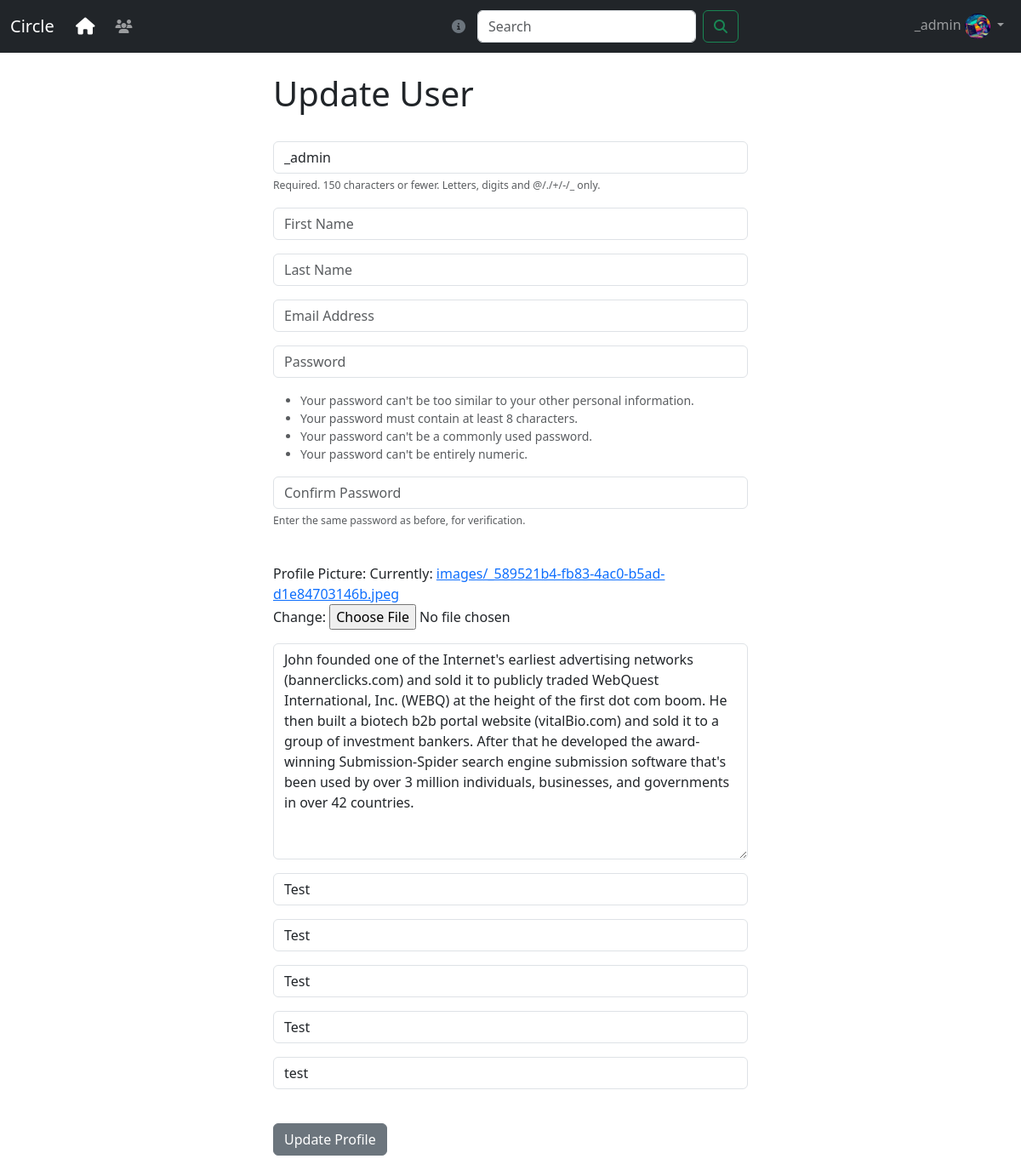
/update_user/ (signed in), run on the app's committed database.
### circle/models.py (models this page shows, shortened)
class Profile(models.Model):
    user = models.OneToOneField( User, on_delete=models.CASCADE)
    follows = models.ManyToManyField("self",
        related_name="followed_by",
        symmetrical=False,
        blank=True)
    date_modified = models.DateTimeField(User, auto_now=True)
    profile_image = models.ImageField(null=True,blank=True, upload_to="images/")
    profile_bio = models.CharField(null=True, blank=True, max_length=500)
    hompage_link = models.CharField(null=True, blank=True, max_length=250)
    facebook_link = models.CharField(null=True, blank=True, max_length=250)
    instagram_link = models.CharField(null=True, blank=True, max_length=250)
    linkedin_link = models.CharField(null=True, blank=True, max_length=250)
    github_link =models.CharField(null=True, blank=True, max_length=250)

### circle/views.py (the view)
# urls.py: path('update_user/', views.update_user, name='update_user'),
def update_user(request):
	if request.user.is_authenticated:
		current_user = User.objects.get(id=request.user.id)
		profile_user = Profile.objects.get(user__id=request.user.id)
		user_form = SignUpForm(request.POST or None, request.FILES or None, instance=current_user)
		profile_form = ProfilePicForm(request.POST or None, request.FILES or None, instance=profile_user)
		if user_form.is_valid() and profile_form.is_valid():
			user_form.save()
			profile_form.save()
			login(request, current_user)
			messages.success(request, ("Your Profile Has Been Updated!"))
			return redirect('home')
		return render(request, "update_user.html", {'user_form':user_form, 'profile_form':profile_form})
	else:
		messages.success(request, ("You Must Be Logged In To View That Page..."))
		return redirect('home')

### circle/forms.py
class ProfilePicForm(forms.ModelForm):
    profile_image = forms.ImageField(label="Profile Picture")
    profile_bio = forms.CharField(label="", widget=forms.Textarea(attrs={'class':'form-control', 'placeholder':'Profile Bio'}))
    hompage_link = forms.CharField(label="", widget=forms.TextInput(attrs={'class':'form-control', 'placeholder':'Website Link'}))
    facebook_link = forms.CharField(label="", widget=forms.TextInput(attrs={'class':'form-control', 'placeholder':'Facebook Link'}))
    instagram_link = forms.CharField(label="", widget=forms.TextInput(attrs={'class':'form-control', 'placeholder':'Instagram Link'}))
    linkedin_link = forms.CharField(label="", widget=forms.TextInput(attrs={'class':'form-control', 'placeholder':'Linkedin Link'}))
    github_link = forms.CharField(label="", widget=forms.TextInput(attrs={'class':'form-control', 'placeholder':'Github Link'}))
    class Meta:
        model = Profile
        fields = ('profile_image', 'profile_bio', 'hompage_link', 'facebook_link', 'instagram_link','linkedin_link','github_link',)

### circle/templates/update_user.html (shortened to what this page needs)
{% extends 'base.html' %}
{% block content %}
<div class="col-md-6 offset-md-3">
<h1>Update User</h1>
<br/>
<form method="POST" action="" enctype="multipart/form-data">
	{{ user_form.as_p }}
	<br/>
	{{ profile_form.as_p }}
	<br/>
  	<button type="submit" class="btn btn-secondary">Update Profile</button>
</form>
<br/>
</div>
{% endblock %}

### circle/templates/navbar.html (shortened to what this page needs)
{% load static %}
<nav class="navbar navbar-expand-lg navbar-dark bg-dark">
    <div class="container-fluid">
        <a class="navbar-brand" href="{% url 'home' %}">Circle <i class="fa-solid fa-house" style="color: white; margin-left: 20px;"></i></a>
        <div class="collapse navbar-collapse show" id="navbarSupportedContent">
            <ul class="navbar-nav me-auto mb-2 mb-lg-0">
                <li class="nav-item">
                    <a class="nav-link" href="{% url 'profile_list' %}"><i class="fa-solid fa-users"></i></a>
                </li>
            </ul>
            <form method="POST" action="{% url 'search' %}" class="d-flex mx-auto position-relative" style="max-width: 400px;">
                <i id="popover-icon" class="fa-solid fa-circle-info text-secondary position-absolute" style="cursor: pointer; left: -30px; top: 50%; transform: translateY(-50%);"></i>
                <input class="form-control me-2" type="search" placeholder="Search" aria-label="Search" name="search">
                <button class="btn btn-outline-success" type="submit"><i class="fa-solid fa-magnifying-glass"></i></button>
            </form>
            {% if user.is_authenticated %}
            <ul class="navbar-nav ml-auto">
                <li class="nav-item dropdown">
                    <a class="nav-link dropdown-toggle" href="#" role="button" data-bs-toggle="dropdown" aria-expanded="false">
                        {{ user.username }}
                        {% if user.profile.profile_image %}
                            <img src="{{ user.profile.profile_image.url }}" class="rounded-circle" width=30 alt="Profile Image">
                        {% else %}
                            <img src="{% static 'images/default_profile_pic.png' %}" class="rounded-circle" alt="Profile Image" width=30>
                        {% endif %}
                    </a>
                </li>
            </ul>
            {% endif %}
        </div>
    </div>
</nav>

### data on the page
Profile: profile_bio "John founded one of the Internet's earliest advertising networks (bannerclicks.com) and sold it to publicly traded WebQuest International, Inc. (WEBQ) at the height of the first dot com boom. He then built a biotech b2b portal website (vitalBio.com) and sold it to a group of investment bankers. After that he developed the award-winning Submission-Spider search engine submission software that's been used by over 3 million individuals, businesses, and governments in over 42 countries.", hompage_link "Test", facebook_link "Test", instagram_link "Test", linkedin_link "Test", github_link "test"

### other printed values
{{ user.username }} "_admin"
